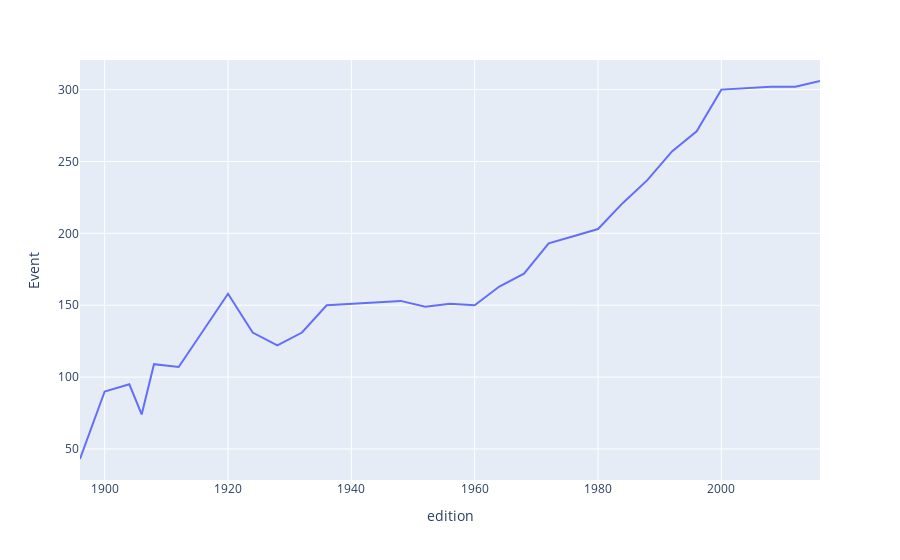

Notebook source saved alongside this figure:
### Code cell
fig = px.line(events_over_time, x='edition', y = 'Event')
fig.show()

### Figure 1 — Plotly figure (JSON) as saved in the notebook; plotly's stock layout.template omitted (floating-point values rounded to 4 significant figures)
{"data": [{"hovertemplate": "edition=%{x}<br>Event=%{y}<extra></extra>", "legendgroup": "", "line": {"color": "#636efa", "dash": "solid"}, "marker": {"symbol": "circle"}, "mode": "lines", "name": "", "orientation": "v", "showlegend": false, "type": "scatter", "x": [1896, 1900, 1904, 1906, 1908, 1912, 1920, 1924, 1928, 1932, 1936, 1948, 1952, 1956, 1960, 1964, 1968, 1972, 1976, 1980, 1984, 1988, 1992, 1996, 2000, 2004, 2008, 2012, 2016], "xaxis": "x", "y": [43, 90, 95, 74, 109, 107, 158, 131, 122, 131, 150, 153, 149, 151, 150, 163, 172, 193, 198, 203, 221, 237, 257, 271, 300, 301, 302, 302, 306], "yaxis": "y"}], "layout": {"legend": {"tracegroupgap": 0}, "margin": {"t": 60}, "xaxis": {"anchor": "y", "domain": [0, 1], "title": {"text": "edition"}}, "yaxis": {"anchor": "x", "domain": [0, 1], "title": {"text": "Event"}}}}
